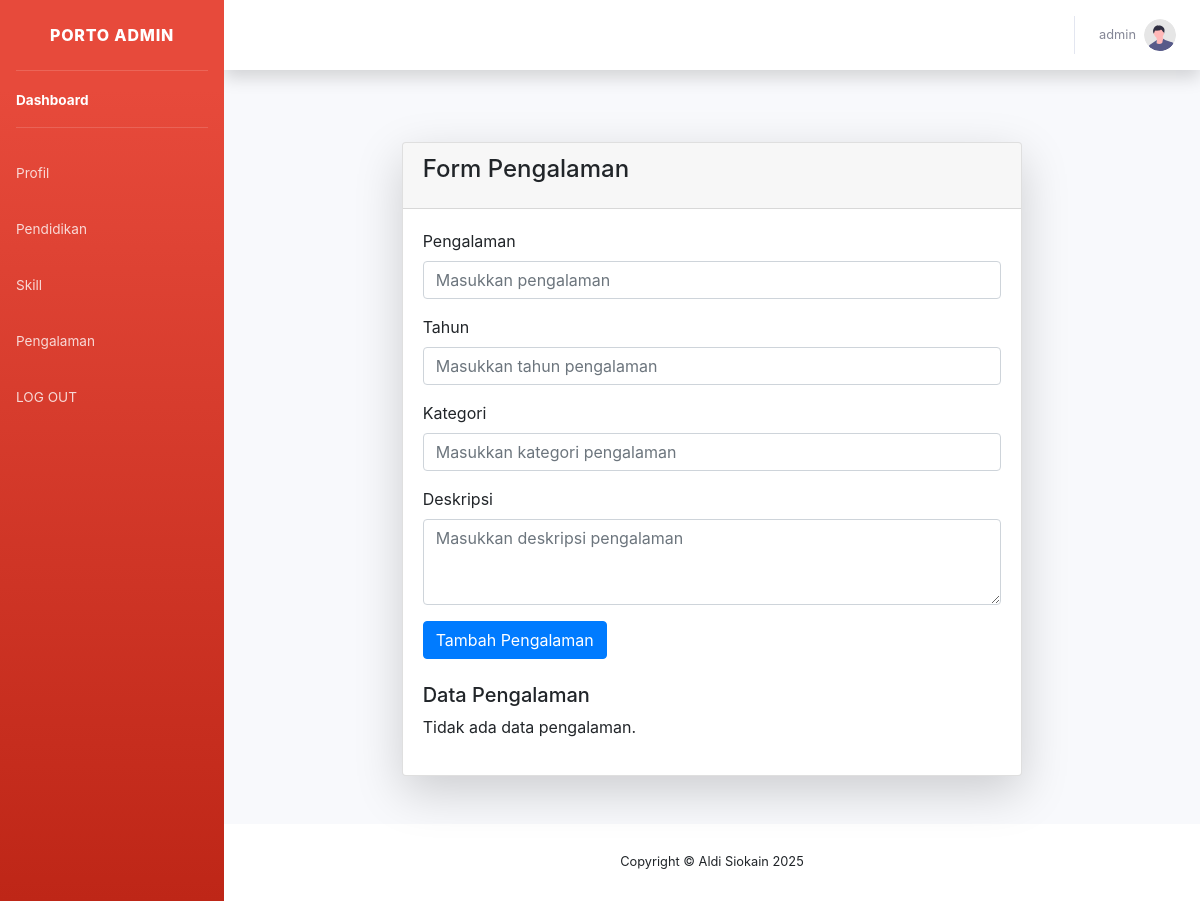
/pengalaman.php (signed in), run on an earlier commit of the app's database.
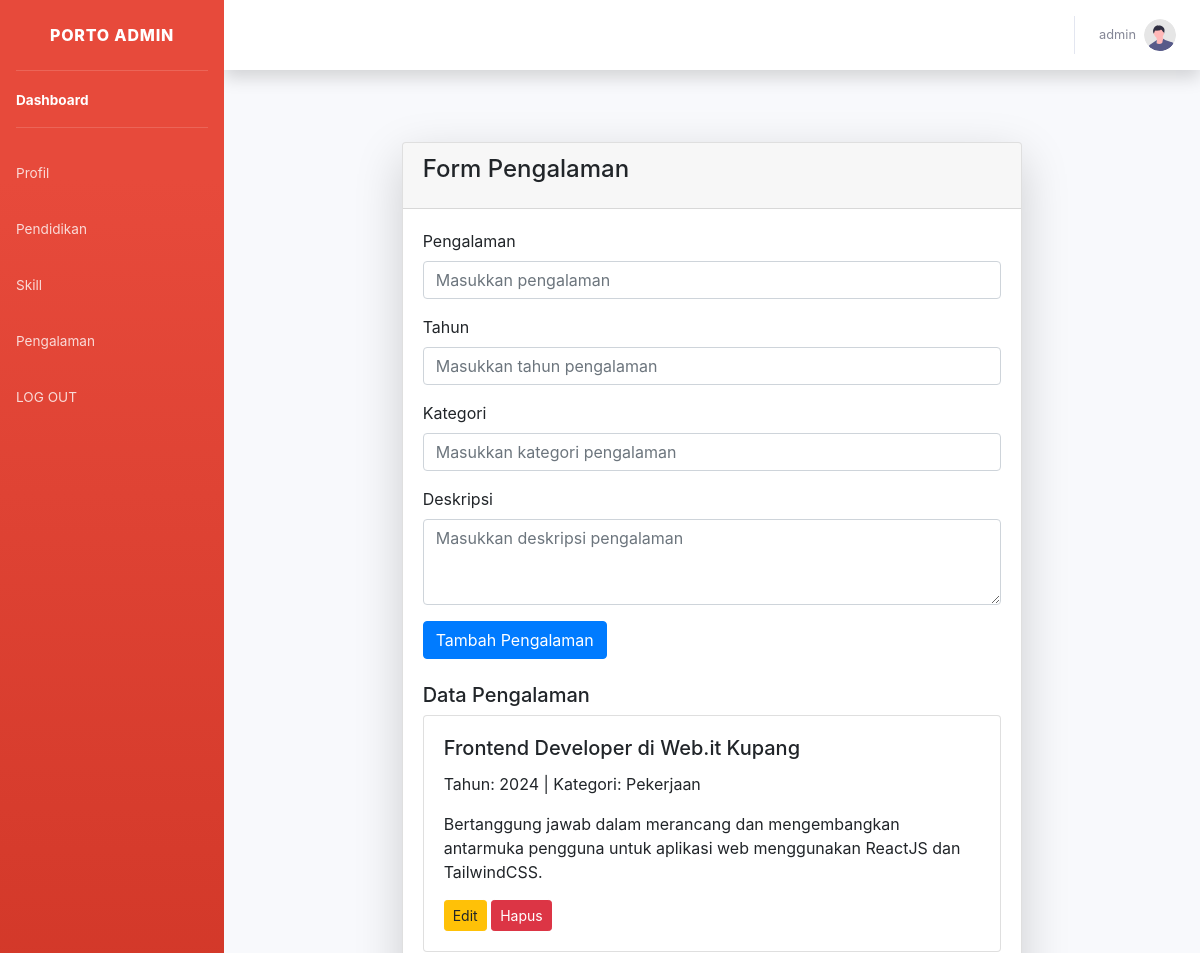
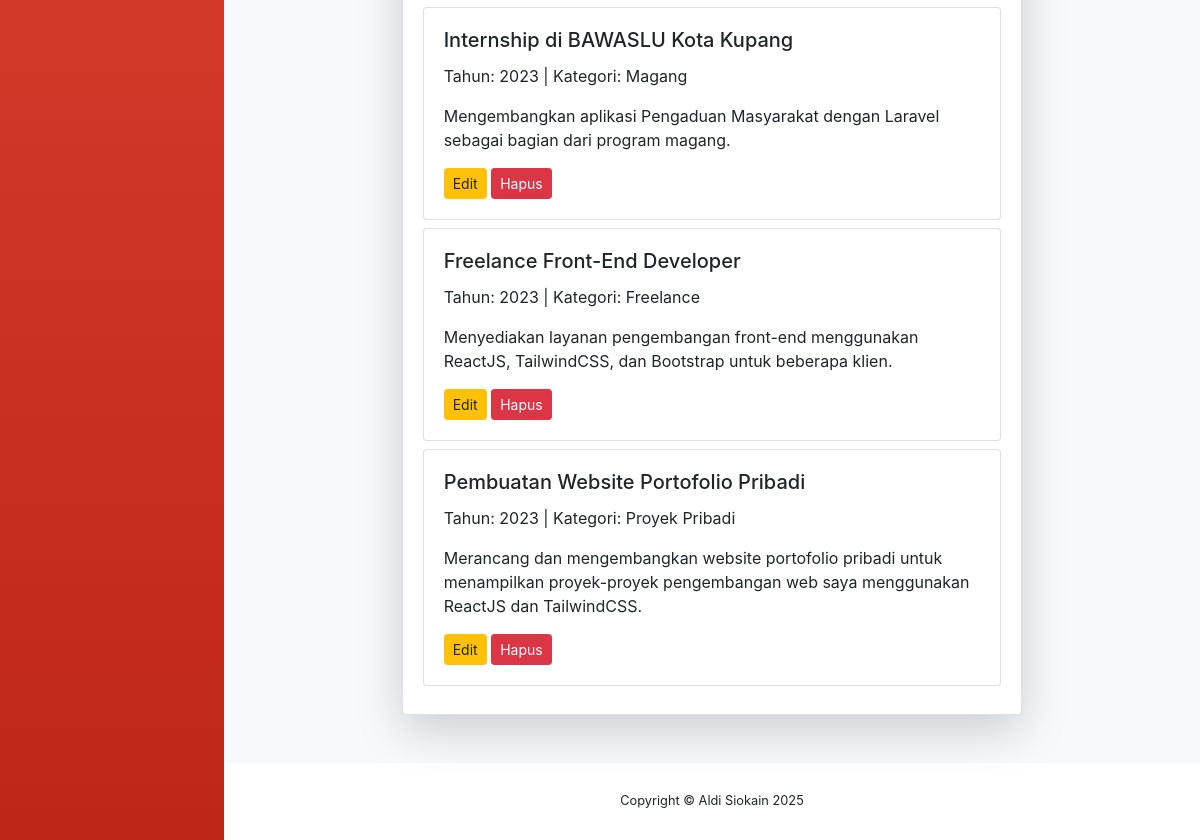
And on a later commit of the database (2 pictures, top to bottom).
### tables this page shows
CREATE TABLE `pengalaman` (
  `id` int(11) NOT NULL,
  `pengalaman` varchar(50) NOT NULL,
  `tahun` varchar(25) NOT NULL,
  `kategori` varchar(25) NOT NULL,
  `deskripsi` text NOT NULL
);

### pengalaman.php (the view, shortened to what this page needs)
<?php
require './partials/header.php';
$sql = "SELECT * FROM pengalaman";
$result = $conn->query($sql);
$pengalamanList = [];
if ($result->num_rows > 0) {
    while ($row = $result->fetch_assoc()) {
        $pengalamanList[] = $row;
    }
}
?>
<!DOCTYPE html>
<html lang="en">
<head>
    <link href="https://stackpath.bootstrapcdn.com/bootstrap/4.5.0/css/bootstrap.min.css" rel="stylesheet">
</head>
<body>
    <div class="container">
        <div class="row justify-content-center">
            <div class="col-lg-8">
                <div class="card shadow-lg my-5">
                    <div class="card-header">
                        <h4 class="card-title">Form Pengalaman</h4>
                    </div>
                    <div class="card-body">
                        <form action="./controllers/pengalamanController.php?action=add" method="POST">
                            <div class="form-group">
                                <label for="pengalaman">Pengalaman</label>
                                <input type="text" class="form-control" id="pengalaman" name="pengalaman" placeholder="Masukkan pengalaman" required>
                            </div>
                            <div class="form-group">
                                <label for="tahun">Tahun</label>
                                <input type="number" class="form-control" id="tahun" name="tahun" placeholder="Masukkan tahun pengalaman" required>
                            </div>
                            <div class="form-group">
                                <label for="kategori">Kategori</label>
                                <input type="text" class="form-control" id="kategori" name="kategori" placeholder="Masukkan kategori pengalaman" required>
                            </div>
                            <div class="form-group">
                                <label for="deskripsi">Deskripsi</label>
                                <textarea class="form-control" id="deskripsi" name="deskripsi" rows="3" placeholder="Masukkan deskripsi pengalaman" required></textarea>
                            </div>
                            <button type="submit" name="submit" class="btn btn-primary">Tambah Pengalaman</button>
                        </form>
                        <div class="mt-4">
                            <h5>Data Pengalaman</h5>
                            <?php if (!empty($pengalamanList)): ?>
                                <?php foreach ($pengalamanList as $pengalaman): ?>
                                    <div class="card mb-2">
                                        <div class="card-body">
                                            <h5 class="card-title"><?= htmlspecialchars($pengalaman['pengalaman']); ?></h5>
                                            <p class="card-text">Tahun: <?= htmlspecialchars($pengalaman['tahun']); ?> | Kategori: <?= htmlspecialchars($pengalaman['kategori']); ?></p>
                                            <p class="card-text"><?= htmlspecialchars($pengalaman['deskripsi']); ?></p>
                                            <button class="btn btn-warning btn-sm" data-toggle="modal" data-target="#editModal" data-id="<?= $pengalaman['id']; ?>" data-pengalaman="<?= htmlspecialchars($pengalaman['pengalaman']); ?>" data-tahun="<?= htmlspecialchars($pengalaman['tahun']); ?>" data-kategori="<?= htmlspecialchars($pengalaman['kategori']); ?>" data-deskripsi="<?= htmlspecialchars($pengalaman['deskripsi']); ?>">Edit</button>
                                            <a href="./controllers/pengalamanController.php?action=delete&id=<?= $pengalaman['id']; ?>" class="btn btn-danger btn-sm">Hapus</a>
                                        </div>
                                    </div>
                                <?php endforeach; ?>
                            <?php else: ?>
                                <p>Tidak ada data pengalaman.</p>
                            <?php endif; ?>
                        </div>
                    </div>
                </div>
            </div>
        </div>
    </div>
</body>
</html>
<?php require './partials/footer.php'; ?>

What changed in the data, as far as the page shows it:
added pengalaman: pengalaman "Frontend Developer di Web.it Kupang", tahun "2024", kategori "Pekerjaan", deskripsi "Bertanggung jawab dalam merancang dan mengembangkan antarmuka pengguna untuk aplikasi web menggunakan ReactJS dan TailwindCSS."
added pengalaman: pengalaman "Internship di BAWASLU Kota Kupang", tahun "2023", kategori "Magang", deskripsi "Mengembangkan aplikasi Pengaduan Masyarakat dengan Laravel sebagai bagian dari program magang."
added pengalaman: pengalaman "Freelance Front-End Developer", tahun "2023", kategori "Freelance", deskripsi "Menyediakan layanan pengembangan front-end menggunakan ReactJS, TailwindCSS, dan Bootstrap untuk beberapa klien."
added pengalaman: pengalaman "Pembuatan Website Portofolio Pribadi", tahun "2023", kategori "Proyek Pribadi", deskripsi "Merancang dan mengembangkan website portofolio pribadi untuk menampilkan proyek-proyek pengembangan web saya menggunakan ReactJS dan TailwindCSS."
Also different on the page:
text no longer shown: "Tidak ada data pengalaman."
